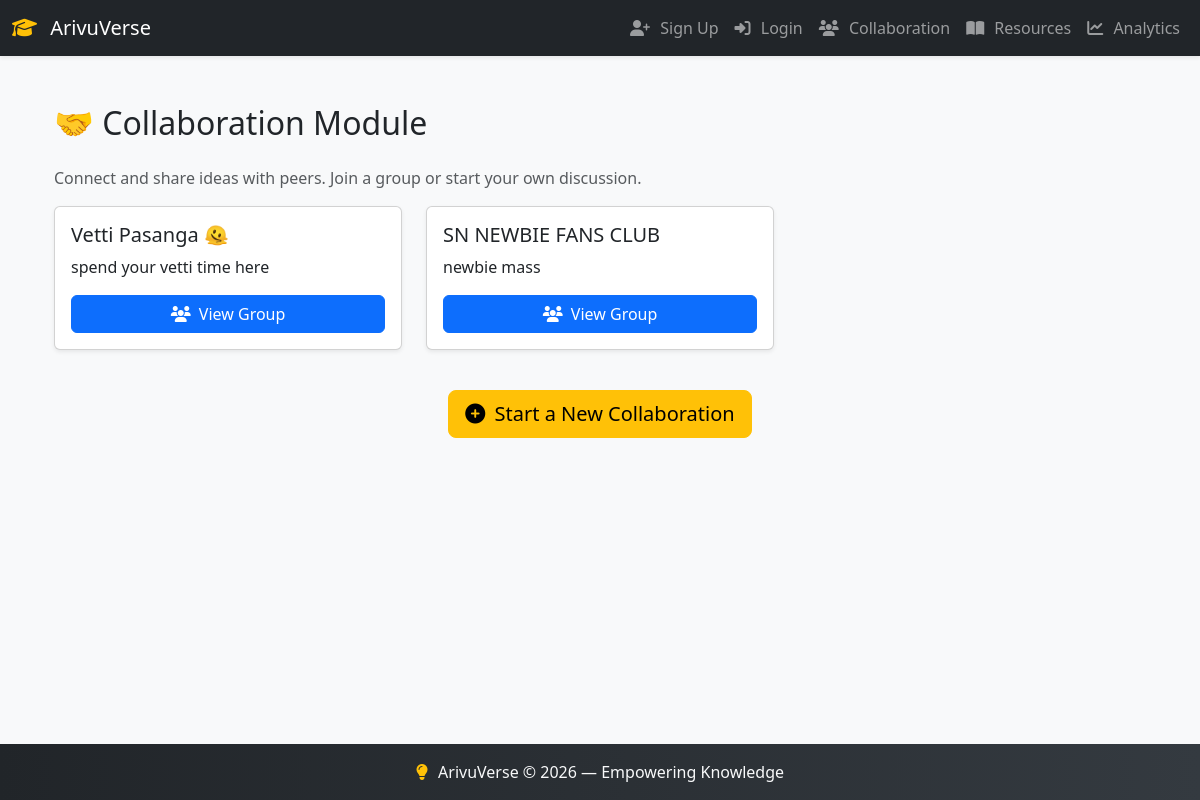
Screenshot of /collaboration/ with the database file from the repository.
### collaboration/models.py (models this page shows, shortened)
class Group(models.Model):
    name = models.CharField(max_length=100)
    description = models.TextField(blank=True)
    created_by = models.ForeignKey(User, on_delete=models.CASCADE, related_name="created_groups")
    members = models.ManyToManyField(User, related_name="collaboration_groups")
    created_at = models.DateTimeField(auto_now_add=True)

### collaboration/views.py (the view)
# urls.py: path("", views.collaboration_home, name="collaboration_home"),
def collaboration_home(request):
    groups = Group.objects.all()
    return render(request, "collaboration/collaboration_home.html", {"groups": groups})

### collaboration/templates/collaboration/collaboration_home.html
{% extends "base.html" %}
{% block content %}
<div class="container mt-4">
  <h2 class="mb-4">🤝 Collaboration Module</h2>
  <p class="text-muted">Connect and share ideas with peers. Join a group or start your own discussion.</p>
  <div class="row">
    {% for group in groups %}
      <div class="col-md-4 mb-3">
        <div class="card shadow-sm h-100">
          <div class="card-body">
            <h5 class="card-title">{{ group.name }}</h5>
            <p class="card-text">{{ group.description|truncatewords:20 }}</p>
            <a href="{% url 'group_detail' group.pk %}" class="btn btn-primary w-100">
              <i class="fas fa-users me-1"></i> View Group
            </a>
          </div>
        </div>
      </div>
    {% empty %}
      <p class="text-muted">No groups available yet. Be the first to start collaborating!</p>
    {% endfor %}
  </div>
  <div class="mt-4 text-center">
    <a href="{% url 'create_group' %}" class="btn btn-warning btn-lg">
      <i class="fas fa-plus-circle me-1"></i> Start a New Collaboration
    </a>
  </div>
</div>
{% endblock %}

### lrhub/templates/base.html (style rules this page uses)
body { font-family: 'Segoe UI', Tahoma, Geneva, Verdana, sans-serif; }

### rows the page displays
Group: name "Vetti Pasanga 🫠", description "spend your vetti time here"
Group: name "SN NEWBIE FANS CLUB", description "newbie mass"
